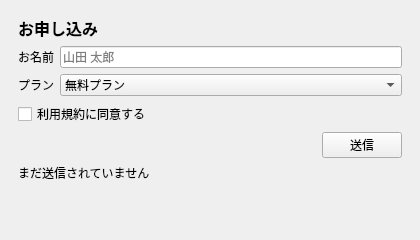
<?xml version="1.0" encoding="UTF-8"?>
<ui version="4.0">
 <class>ProfileForm</class>
 <widget class="QWidget" name="ProfileForm">
  <property name="geometry">
   <rect>
    <x>0</x>
    <y>0</y>
    <width>420</width>
    <height>240</height>
   </rect>
  </property>
  <property name="windowTitle">
   <string>Qt Designer で作ったフォーム</string>
  </property>
  <layout class="QVBoxLayout" name="rootLayout">
   <property name="leftMargin">
    <number>18</number>
   </property>
   <property name="topMargin">
    <number>16</number>
   </property>
   <property name="rightMargin">
    <number>18</number>
   </property>
   <property name="bottomMargin">
    <number>16</number>
   </property>
   <item>
    <widget class="QLabel" name="headingLabel">
     <property name="text">
      <string>お申し込み</string>
     </property>
     <property name="styleSheet">
      <string notr="true">font-size: 16px; font-weight: bold;</string>
     </property>
    </widget>
   </item>
   <item>
    <layout class="QFormLayout" name="formLayout">
     <item row="0" column="0">
      <widget class="QLabel" name="nameCaption">
       <property name="text">
        <string>お名前</string>
       </property>
      </widget>
     </item>
     <item row="0" column="1">
      <widget class="QLineEdit" name="nameEdit">
       <property name="placeholderText">
        <string>山田 太郎</string>
       </property>
      </widget>
     </item>
     <item row="1" column="0">
      <widget class="QLabel" name="planCaption">
       <property name="text">
        <string>プラン</string>
       </property>
      </widget>
     </item>
     <item row="1" column="1">
      <widget class="QComboBox" name="planCombo">
       <item>
        <property name="text">
         <string>無料プラン</string>
        </property>
       </item>
       <item>
        <property name="text">
         <string>標準プラン</string>
        </property>
       </item>
       <item>
        <property name="text">
         <string>上位プラン</string>
        </property>
       </item>
      </widget>
     </item>
    </layout>
   </item>
   <item>
    <widget class="QCheckBox" name="agreeCheck">
     <property name="text">
      <string>利用規約に同意する</string>
     </property>
    </widget>
   </item>
   <item>
    <layout class="QHBoxLayout" name="buttonRow">
     <item>
      <spacer name="buttonSpacer">
       <property name="orientation">
        <enum>Qt::Orientation::Horizontal</enum>
       </property>
       <property name="sizeHint" stdset="0">
        <size>
         <width>40</width>
         <height>20</height>
        </size>
       </property>
      </spacer>
     </item>
     <item>
      <widget class="QPushButton" name="submitButton">
       <property name="text">
        <string>送信</string>
       </property>
      </widget>
     </item>
    </layout>
   </item>
   <item>
    <widget class="QLabel" name="resultLabel">
     <property name="text">
      <string>まだ送信されていません</string>
     </property>
    </widget>
   </item>
   <item>
    <spacer name="bottomSpacer">
     <property name="orientation">
      <enum>Qt::Orientation::Vertical</enum>
     </property>
     <property name="sizeHint" stdset="0">
      <size>
       <width>20</width>
       <height>10</height>
      </size>
     </property>
    </spacer>
   </item>
  </layout>
 </widget>
 <resources/>
 <connections/>
</ui>
